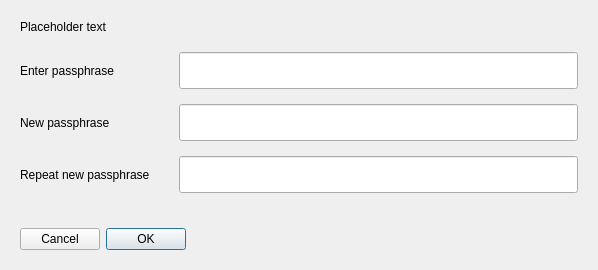
<?xml version="1.0" encoding="UTF-8"?>
<ui version="4.0">
 <class>AskPassphraseDialog</class>
 <widget class="QDialog" name="AskPassphraseDialog">
  <property name="geometry">
   <rect>
    <x>0</x>
    <y>0</y>
    <width>598</width>
    <height>244</height>
   </rect>
  </property>
  <property name="sizePolicy">
   <sizepolicy hsizetype="Preferred" vsizetype="Minimum">
    <horstretch>0</horstretch>
    <verstretch>0</verstretch>
   </sizepolicy>
  </property>
  <property name="minimumSize">
   <size>
    <width>550</width>
    <height>0</height>
   </size>
  </property>
  <property name="windowTitle">
   <string>Passphrase Dialog</string>
  </property>
  <layout class="QVBoxLayout" name="verticalLayout">
   <property name="sizeConstraint">
    <enum>QLayout::SetMinimumSize</enum>
   </property>
   <property name="leftMargin">
    <number>20</number>
   </property>
   <property name="topMargin">
    <number>20</number>
   </property>
   <property name="rightMargin">
    <number>20</number>
   </property>
   <property name="bottomMargin">
    <number>20</number>
   </property>
   <item>
    <widget class="QLabel" name="warningLabel">
     <property name="text">
      <string notr="true">Placeholder text</string>
     </property>
     <property name="textFormat">
      <enum>Qt::RichText</enum>
     </property>
     <property name="wordWrap">
      <bool>true</bool>
     </property>
    </widget>
   </item>
   <item>
    <layout class="QFormLayout" name="formLayout">
     <property name="sizeConstraint">
      <enum>QLayout::SetMinimumSize</enum>
     </property>
     <property name="fieldGrowthPolicy">
      <enum>QFormLayout::AllNonFixedFieldsGrow</enum>
     </property>
     <property name="verticalSpacing">
      <number>15</number>
     </property>
     <property name="topMargin">
      <number>12</number>
     </property>
     <item row="0" column="0">
      <widget class="QLabel" name="passLabel1">
       <property name="minimumSize">
        <size>
         <width>0</width>
         <height>37</height>
        </size>
       </property>
       <property name="text">
        <string>Enter passphrase</string>
       </property>
      </widget>
     </item>
     <item row="0" column="1">
      <widget class="QLineEdit" name="passEdit1">
       <property name="minimumSize">
        <size>
         <width>0</width>
         <height>37</height>
        </size>
       </property>
       <property name="echoMode">
        <enum>QLineEdit::Password</enum>
       </property>
      </widget>
     </item>
     <item row="1" column="0">
      <widget class="QLabel" name="passLabel2">
       <property name="minimumSize">
        <size>
         <width>0</width>
         <height>37</height>
        </size>
       </property>
       <property name="text">
        <string>New passphrase</string>
       </property>
      </widget>
     </item>
     <item row="1" column="1">
      <widget class="QLineEdit" name="passEdit2">
       <property name="minimumSize">
        <size>
         <width>0</width>
         <height>37</height>
        </size>
       </property>
       <property name="echoMode">
        <enum>QLineEdit::Password</enum>
       </property>
      </widget>
     </item>
     <item row="2" column="0">
      <widget class="QLabel" name="passLabel3">
       <property name="minimumSize">
        <size>
         <width>0</width>
         <height>37</height>
        </size>
       </property>
       <property name="text">
        <string>Repeat new passphrase       </string>
       </property>
      </widget>
     </item>
     <item row="3" column="1">
      <widget class="QLabel" name="capsLabel">
       <property name="font">
        <font>
         <weight>75</weight>
         <bold>true</bold>
        </font>
       </property>
       <property name="text">
        <string/>
       </property>
       <property name="alignment">
        <set>Qt::AlignCenter</set>
       </property>
      </widget>
     </item>
     <item row="2" column="1">
      <widget class="QLineEdit" name="passEdit3">
       <property name="minimumSize">
        <size>
         <width>0</width>
         <height>37</height>
        </size>
       </property>
       <property name="echoMode">
        <enum>QLineEdit::Password</enum>
       </property>
      </widget>
     </item>
    </layout>
   </item>
   <item>
    <widget class="QDialogButtonBox" name="buttonBox">
     <property name="layoutDirection">
      <enum>Qt::RightToLeft</enum>
     </property>
     <property name="orientation">
      <enum>Qt::Horizontal</enum>
     </property>
     <property name="standardButtons">
      <set>QDialogButtonBox::Cancel|QDialogButtonBox::Ok</set>
     </property>
    </widget>
   </item>
  </layout>
 </widget>
 <resources/>
 <connections>
  <connection>
   <sender>buttonBox</sender>
   <signal>accepted()</signal>
   <receiver>AskPassphraseDialog</receiver>
   <slot>accept()</slot>
   <hints>
    <hint type="sourcelabel">
     <x>20</x>
     <y>20</y>
    </hint>
    <hint type="destinationlabel">
     <x>20</x>
     <y>20</y>
    </hint>
   </hints>
  </connection>
  <connection>
   <sender>buttonBox</sender>
   <signal>rejected()</signal>
   <receiver>AskPassphraseDialog</receiver>
   <slot>reject()</slot>
   <hints>
    <hint type="sourcelabel">
     <x>20</x>
     <y>20</y>
    </hint>
    <hint type="destinationlabel">
     <x>20</x>
     <y>20</y>
    </hint>
   </hints>
  </connection>
 </connections>
</ui>
